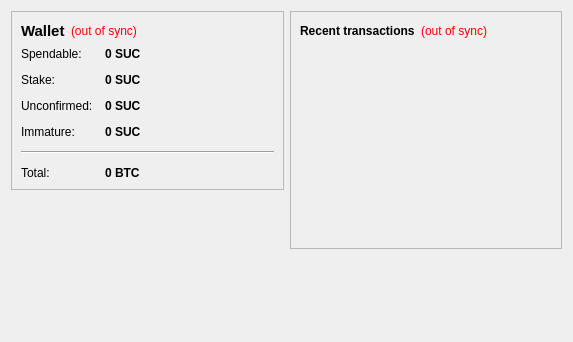
<?xml version="1.0" encoding="UTF-8"?>
<ui version="4.0">
 <class>OverviewPage</class>
 <widget class="QWidget" name="OverviewPage">
  <property name="geometry">
   <rect>
    <x>0</x>
    <y>0</y>
    <width>573</width>
    <height>342</height>
   </rect>
  </property>
  <property name="windowTitle">
   <string>Form</string>
  </property>
  <layout class="QHBoxLayout" name="horizontalLayout" stretch="1,1">
   <item>
    <layout class="QVBoxLayout" name="verticalLayout_2">
     <item>
      <widget class="QFrame" name="frame">
       <property name="frameShape">
        <enum>QFrame::StyledPanel</enum>
       </property>
       <property name="frameShadow">
        <enum>QFrame::Raised</enum>
       </property>
       <layout class="QVBoxLayout" name="verticalLayout_4">
        <item>
         <layout class="QHBoxLayout" name="horizontalLayout_4">
          <item>
           <widget class="QLabel" name="label_5">
            <property name="font">
             <font>
              <pointsize>11</pointsize>
              <weight>75</weight>
              <bold>true</bold>
             </font>
            </property>
            <property name="text">
             <string>Wallet</string>
            </property>
           </widget>
          </item>
          <item>
           <widget class="QLabel" name="labelWalletStatus">
            <property name="toolTip">
             <string>The displayed information may be out of date. Your wallet automatically synchronizes with the startupcoin network after a connection is established, but this process has not completed yet.</string>
            </property>
            <property name="styleSheet">
             <string notr="true">QLabel { color: red; }</string>
            </property>
            <property name="text">
             <string notr="true">(out of sync)</string>
            </property>
            <property name="alignment">
             <set>Qt::AlignLeading|Qt::AlignLeft|Qt::AlignVCenter</set>
            </property>
           </widget>
          </item>
          <item>
           <spacer name="horizontalSpacer_2">
            <property name="orientation">
             <enum>Qt::Horizontal</enum>
            </property>
            <property name="sizeHint" stdset="0">
             <size>
              <width>40</width>
              <height>20</height>
             </size>
            </property>
           </spacer>
          </item>
         </layout>
        </item>
        <item>
         <layout class="QFormLayout" name="formLayout_2">
          <property name="fieldGrowthPolicy">
           <enum>QFormLayout::AllNonFixedFieldsGrow</enum>
          </property>
          <property name="horizontalSpacing">
           <number>12</number>
          </property>
          <property name="verticalSpacing">
           <number>12</number>
          </property>
          <item row="0" column="0">
           <widget class="QLabel" name="label">
            <property name="text">
             <string>Spendable:</string>
            </property>
           </widget>
          </item>
          <item row="0" column="1">
           <widget class="QLabel" name="labelBalance">
            <property name="font">
             <font>
              <weight>75</weight>
              <bold>true</bold>
             </font>
            </property>
            <property name="cursor">
             <cursorShape>IBeamCursor</cursorShape>
            </property>
            <property name="toolTip">
             <string>Your current spendable balance</string>
            </property>
            <property name="text">
             <string notr="true">0 SUC</string>
            </property>
            <property name="textInteractionFlags">
             <set>Qt::LinksAccessibleByMouse|Qt::TextSelectableByKeyboard|Qt::TextSelectableByMouse</set>
            </property>
           </widget>
          </item>
          <item row="1" column="0">
           <widget class="QLabel" name="label_6">
            <property name="text">
             <string>Stake:</string>
            </property>
           </widget>
          </item>
          <item row="1" column="1">
           <widget class="QLabel" name="labelStake">
            <property name="font">
             <font>
              <weight>75</weight>
              <bold>true</bold>
             </font>
            </property>
            <property name="cursor">
             <cursorShape>IBeamCursor</cursorShape>
            </property>
            <property name="toolTip">
             <string>Total of coins that was staked, and do not yet count toward the current balance</string>
            </property>
            <property name="text">
             <string notr="true">0 SUC</string>
            </property>
            <property name="textInteractionFlags">
             <set>Qt::LinksAccessibleByMouse|Qt::TextSelectableByKeyboard|Qt::TextSelectableByMouse</set>
            </property>
           </widget>
          </item>
          <item row="2" column="0">
           <widget class="QLabel" name="label_3">
            <property name="text">
             <string>Unconfirmed:</string>
            </property>
           </widget>
          </item>
          <item row="2" column="1">
           <widget class="QLabel" name="labelUnconfirmed">
            <property name="font">
             <font>
              <weight>75</weight>
              <bold>true</bold>
             </font>
            </property>
            <property name="cursor">
             <cursorShape>IBeamCursor</cursorShape>
            </property>
            <property name="toolTip">
             <string>Total of transactions that have yet to be confirmed, and do not yet count toward the current balance</string>
            </property>
            <property name="text">
             <string notr="true">0 SUC</string>
            </property>
            <property name="textInteractionFlags">
             <set>Qt::LinksAccessibleByMouse|Qt::TextSelectableByKeyboard|Qt::TextSelectableByMouse</set>
            </property>
           </widget>
          </item>
          <item row="3" column="0">
           <widget class="QLabel" name="labelImmatureText">
            <property name="text">
             <string>Immature:</string>
            </property>
           </widget>
          </item>
          <item row="3" column="1">
           <widget class="QLabel" name="labelImmature">
            <property name="font">
             <font>
              <weight>75</weight>
              <bold>true</bold>
             </font>
            </property>
            <property name="toolTip">
             <string>Mined balance that has not yet matured</string>
            </property>
            <property name="text">
             <string notr="true">0 SUC</string>
            </property>
            <property name="textInteractionFlags">
             <set>Qt::LinksAccessibleByMouse|Qt::TextSelectableByKeyboard|Qt::TextSelectableByMouse</set>
            </property>
           </widget>
          </item>
          <item row="4" column="0" colspan="2">
           <widget class="Line" name="line">
            <property name="orientation">
             <enum>Qt::Horizontal</enum>
            </property>
           </widget>
          </item>
          <item row="5" column="0">
           <widget class="QLabel" name="labelTotalText">
            <property name="text">
             <string>Total:</string>
            </property>
           </widget>
          </item>
          <item row="5" column="1">
           <widget class="QLabel" name="labelTotal">
            <property name="font">
             <font>
              <weight>75</weight>
              <bold>true</bold>
             </font>
            </property>
            <property name="cursor">
             <cursorShape>IBeamCursor</cursorShape>
            </property>
            <property name="toolTip">
             <string>Your current total balance</string>
            </property>
            <property name="text">
             <string notr="true">0 BTC</string>
            </property>
            <property name="textInteractionFlags">
             <set>Qt::LinksAccessibleByMouse|Qt::TextSelectableByKeyboard|Qt::TextSelectableByMouse</set>
            </property>
           </widget>
          </item>
         </layout>
        </item>
       </layout>
      </widget>
     </item>
     <item>
      <spacer name="verticalSpacer">
       <property name="orientation">
        <enum>Qt::Vertical</enum>
       </property>
       <property name="sizeHint" stdset="0">
        <size>
         <width>20</width>
         <height>40</height>
        </size>
       </property>
      </spacer>
     </item>
    </layout>
   </item>
   <item>
    <layout class="QVBoxLayout" name="verticalLayout_3">
     <item>
      <widget class="QFrame" name="frame_2">
       <property name="frameShape">
        <enum>QFrame::StyledPanel</enum>
       </property>
       <property name="frameShadow">
        <enum>QFrame::Raised</enum>
       </property>
       <layout class="QVBoxLayout" name="verticalLayout">
        <item>
         <layout class="QHBoxLayout" name="horizontalLayout_2">
          <item>
           <widget class="QLabel" name="label_4">
            <property name="text">
             <string>&lt;b&gt;Recent transactions&lt;/b&gt;</string>
            </property>
           </widget>
          </item>
          <item>
           <widget class="QLabel" name="labelTransactionsStatus">
            <property name="toolTip">
             <string>The displayed information may be out of date. Your wallet automatically synchronizes with the startupcoin network after a connection is established, but this process has not completed yet.</string>
            </property>
            <property name="styleSheet">
             <string notr="true">QLabel { color: red; }</string>
            </property>
            <property name="text">
             <string notr="true">(out of sync)</string>
            </property>
            <property name="alignment">
             <set>Qt::AlignRight|Qt::AlignTrailing|Qt::AlignVCenter</set>
            </property>
           </widget>
          </item>
          <item>
           <spacer name="horizontalSpacer">
            <property name="orientation">
             <enum>Qt::Horizontal</enum>
            </property>
            <property name="sizeHint" stdset="0">
             <size>
              <width>40</width>
              <height>20</height>
             </size>
            </property>
           </spacer>
          </item>
         </layout>
        </item>
        <item>
         <widget class="QListView" name="listTransactions">
          <property name="styleSheet">
           <string notr="true">QListView { background: transparent; }</string>
          </property>
          <property name="frameShape">
           <enum>QFrame::NoFrame</enum>
          </property>
          <property name="verticalScrollBarPolicy">
           <enum>Qt::ScrollBarAlwaysOff</enum>
          </property>
          <property name="horizontalScrollBarPolicy">
           <enum>Qt::ScrollBarAlwaysOff</enum>
          </property>
          <property name="selectionMode">
           <enum>QAbstractItemView::NoSelection</enum>
          </property>
         </widget>
        </item>
       </layout>
      </widget>
     </item>
     <item>
      <spacer name="verticalSpacer_2">
       <property name="orientation">
        <enum>Qt::Vertical</enum>
       </property>
       <property name="sizeHint" stdset="0">
        <size>
         <width>20</width>
         <height>40</height>
        </size>
       </property>
      </spacer>
     </item>
    </layout>
   </item>
  </layout>
 </widget>
 <resources/>
 <connections/>
</ui>
